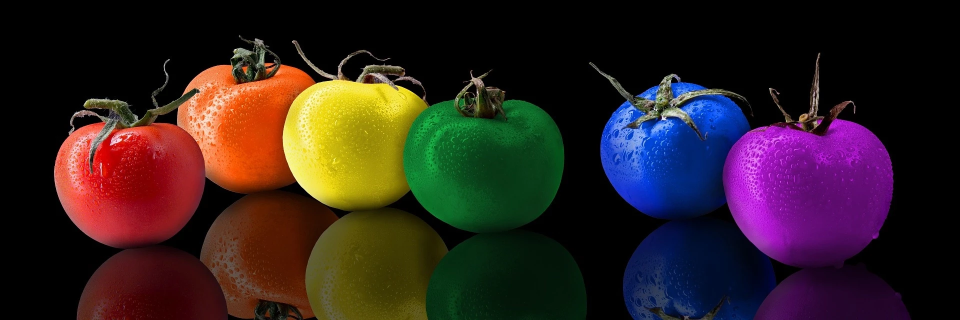
#> input picture image/tomato.jpg, 1920 x 640 px (shown at 1/2 size)
$ jupyter execute 1week.ipynb   (older library calls are emulated)
#> lines starting #> are read from the running program, lines starting #| are printed output that depends on the picture
[cell 1]
## imread,imshow 연습

import numpy as np
import cv2


image1 = cv2.imread("image/tomato.jpg", cv2.IMREAD_COLOR)
#> image1 is the input picture: shape (640, 1920, 3); mean B, G, R 31.8, 32.8, 48.3
image2 = cv2.imread("image/tomato.jpg", cv2.IMREAD_GRAYSCALE)
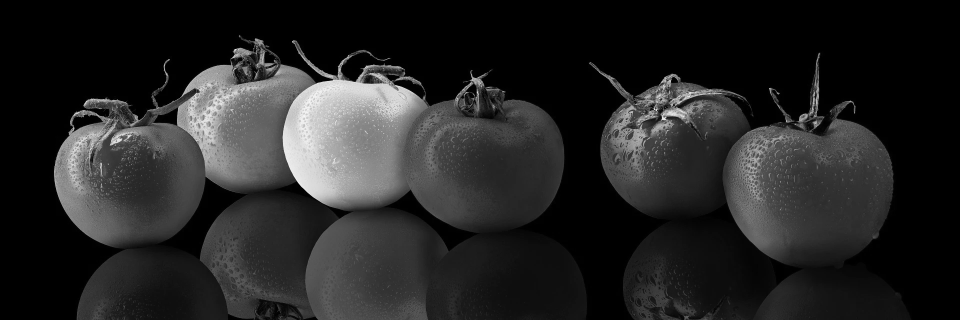
#> image2: shape (640, 1920) (shown at 1/2 size); min 0, max 255, mean 37.3
image3 = cv2.imread("image/tomato.jpg", cv2.IMREAD_UNCHANGED)

image1 = cv2.resize(image1, dsize=(640, 480),interpolation = cv2.INTER_AREA)
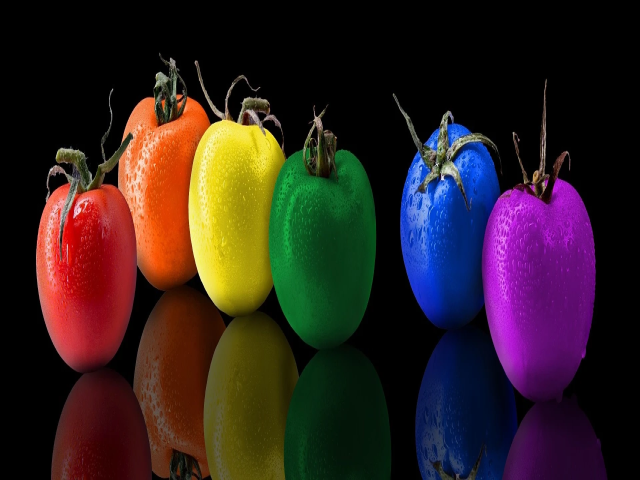
#> image1: shape (480, 640, 3); mean B, G, R 31.8, 32.8, 48.3
image2 = cv2.resize(image2, dsize=(640, 480),interpolation = cv2.INTER_AREA)
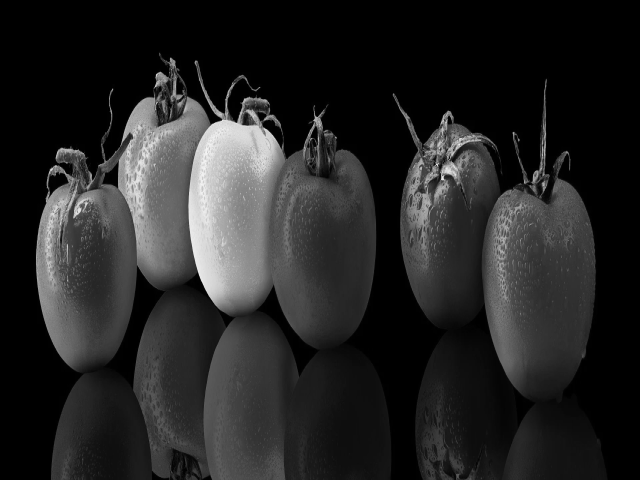
#> image2: shape (480, 640); min 0, max 243, mean 37.3
image3 = cv2.resize(image3, dsize=(640, 480),interpolation = cv2.INTER_AREA)

cv2.imshow('1',image1)
cv2.imshow('2',image2)
cv2.imshow('3',image3)

cv2.waitKey(0)
cv2.destroyAllWindows()

[cell 2]
## cv2.resize 연습

src = cv2.imread('image/berry.jpg', cv2.IMREAD_COLOR)
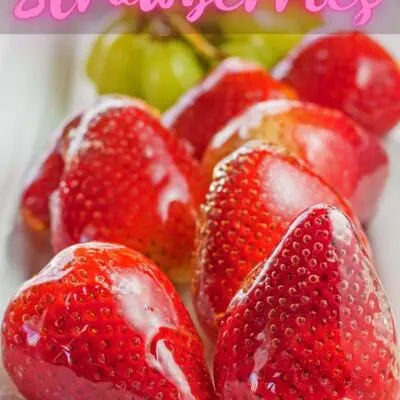
#> input picture image/berry.jpg, 400 x 400 px
#> src is the input picture: shape (400, 400, 3); mean B, G, R 81.8, 91.2, 197.9

dst = cv2.resize(src, dsize=(0,0), fx = 2, fy = 2, interpolation = cv2.INTER_AREA)
dst2 = cv2.resize(src, dsize=(0,0), fx = 2, fy = 2, interpolation = cv2.INTER_LINEAR)
dst3 = cv2.resize(src, dsize=(0,0), fx = 2, fy = 2, interpolation = cv2.INTER_NEAREST)


cv2.imshow('src',src)
cv2.imshow("dst", dst)
cv2.imshow("dst2", dst2)
cv2.imshow("dst3", dst3)

cv2.waitKey()
cv2.destroyAllWindows()
